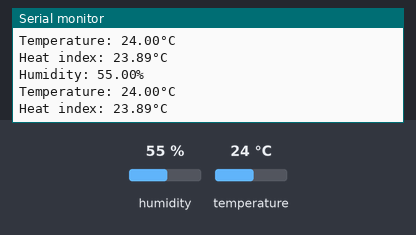
Simulated run of this program. Board: Arduino Uno, built with avr-gcc and run on an emulated ATmega328P. On the bench: the last lines printed to the serial monitor. Inputs (shaded band) come from the test bench; at power-on: humidity 55 %, temperature 24 °C.

Above: at 4.8 s.
4.9 s: humidity set to 22 %
At 6.9 s:
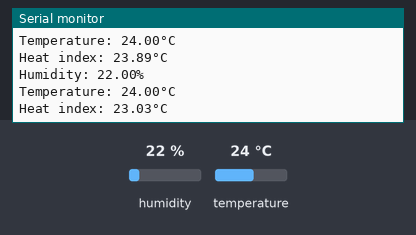
7.9 s: temperature set to 12 °C
At 9.3 s:
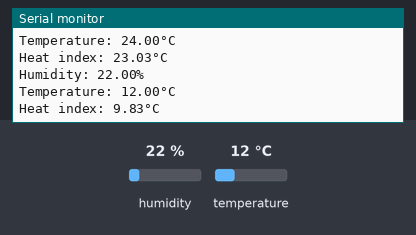
10.9 s: humidity set to 40 %
At 13.0 s:
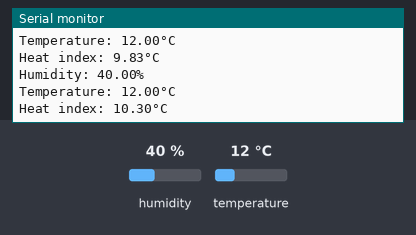
Timing chart, 0 to 14.5 s (numbered marks = the images above; inputs shaded):
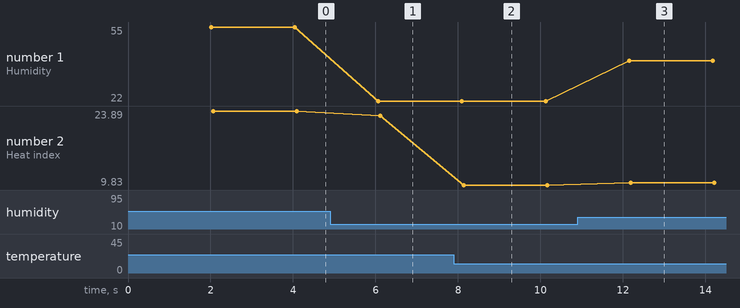

Measured:
- after the input at 4.9 s, the serial monitor: prints a new line after 1.2 s (image 1)
- after the input at 7.9 s, the serial monitor: prints a new line after 0.22 s (image 2)
- after the input at 10.9 s, the serial monitor: prints a new line after 1.2 s (image 3)
- plotted number 1: 55 → 22 after the input at 4.9 s, 22 → 40 after the input at 10.9 s
- plotted number 2: 23.89 → 23.03 after the input at 4.9 s, 23.03 → 9.83 after the input at 7.9 s, 9.83 → 10.3 after the input at 10.9 s

The program:

main.cpp
```cpp
#include <Adafruit_Sensor.h>
#include <DHT.h>

#define DHTPIN 2
#define DHTTYPE DHT11
#define READ_DELAY 2000
#define BAUD_RATE 9600

DHT dht(DHTPIN, DHTTYPE);

float humidity, temperature, heat_index = 0;

void setup() {
    Serial.begin(BAUD_RATE);

    dht.begin();
}

void loop() {
    delay(READ_DELAY);

    humidity = dht.readHumidity();
    temperature = dht.readTemperature();
    heat_index = dht.computeHeatIndex(temperature, humidity, false);

    if (isnan(humidity) || isnan(temperature)) {
        Serial.println("Failed to read from DHT sensor!");
    }
    else {
        Serial.print("Humidity: ");
        Serial.print(humidity);
        Serial.print("%\n");
        Serial.print("Temperature: ");
        Serial.print(temperature);
        Serial.println("°C\n");
        Serial.print("Heat index: ");
        Serial.print(heat_index);
        Serial.println("°C\n");
    }
}
```
